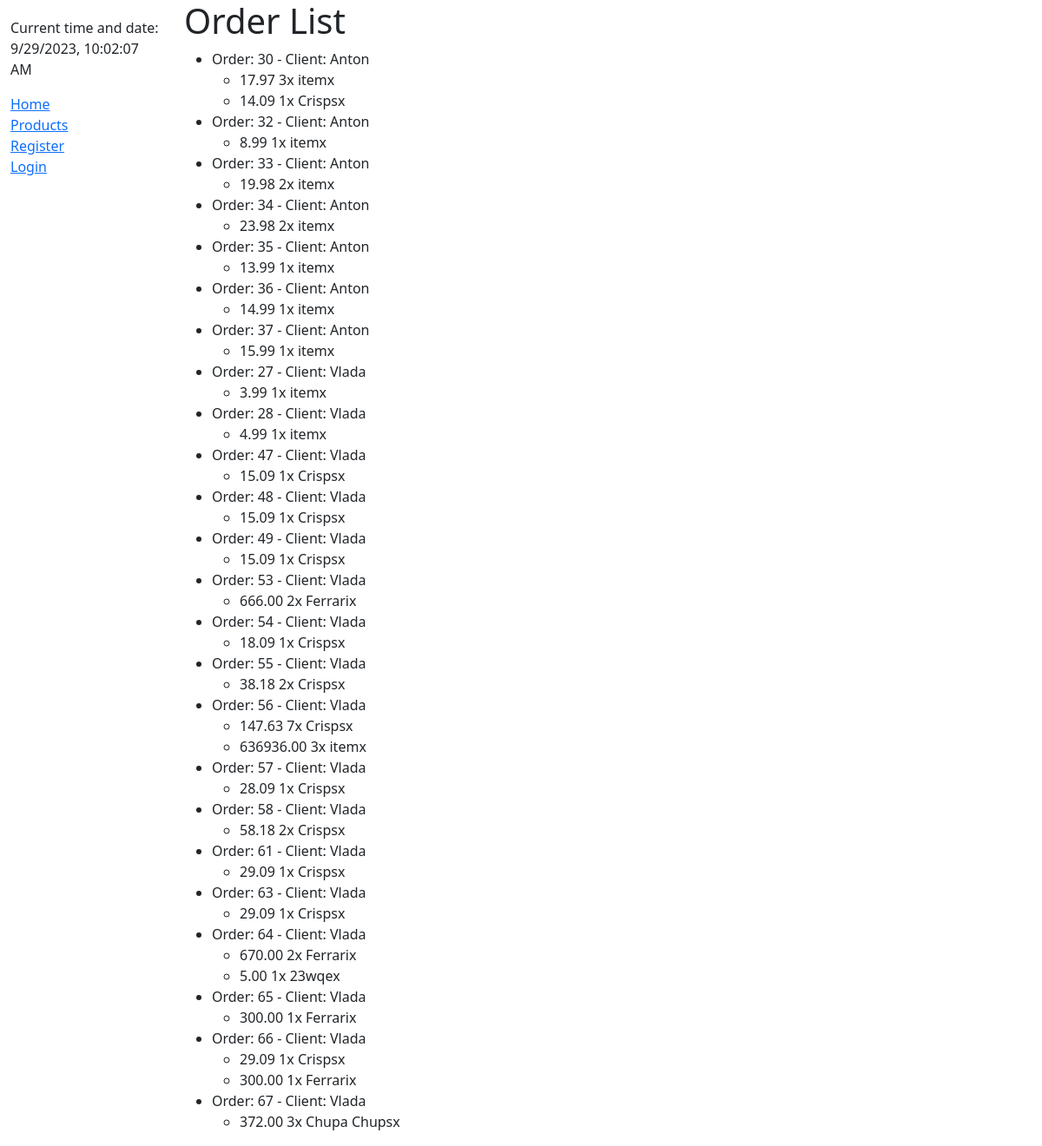
The app's page /order/orders/, older data.
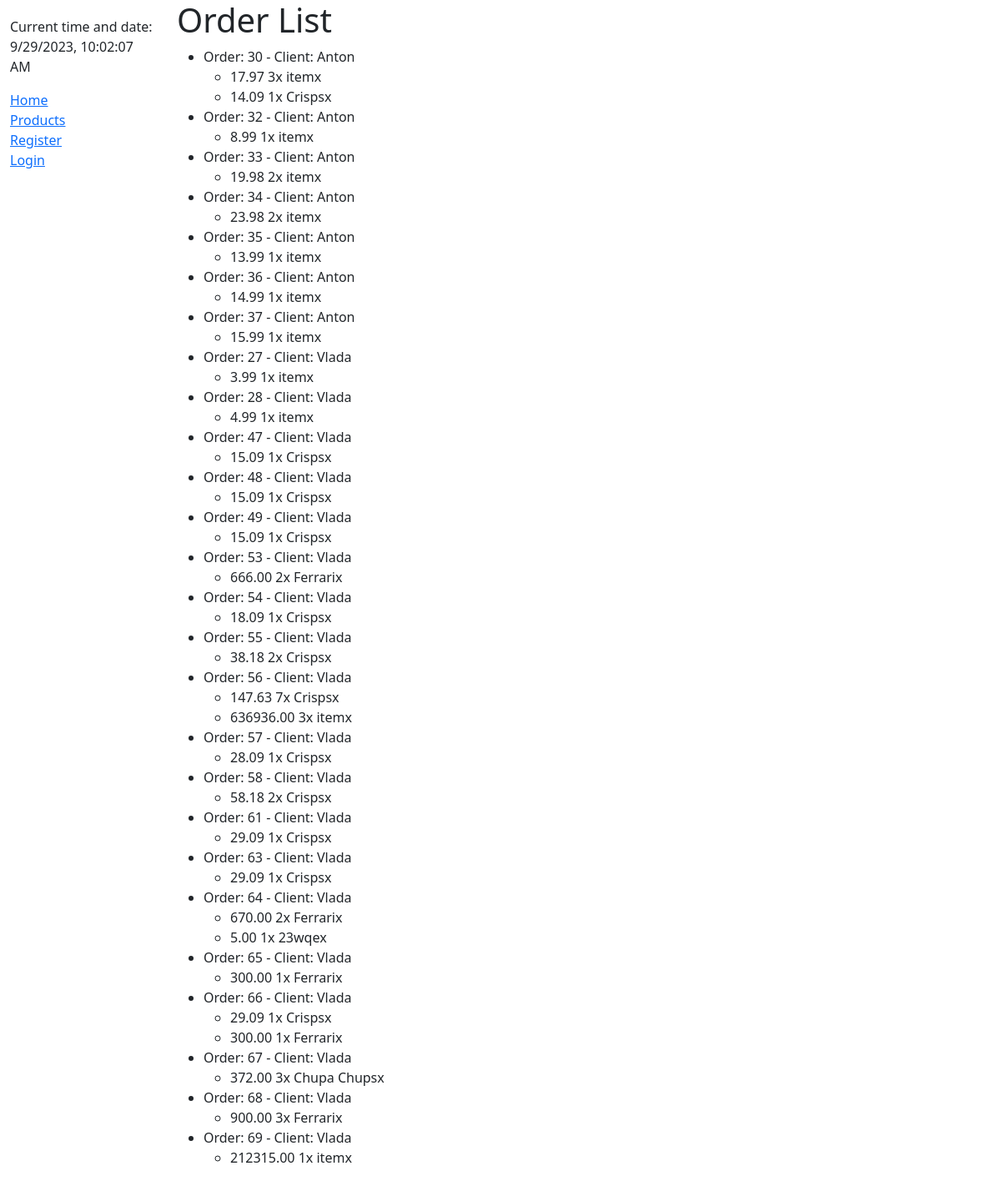
The same page, newer data.
### order/models.py (models this page shows, shortened)
class Order(models.Model):
    client = models.CharField(max_length=50, help_text='Enter name')
    created = models.DateTimeField(auto_now_add=True)

class OrderItem(models.Model):
    order = models.ForeignKey(Order, related_name='items', on_delete=models.CASCADE)
    product = models.ForeignKey(Product, related_name='order_items', on_delete=models.CASCADE)
    price = models.DecimalField(max_digits=10, decimal_places=2)
    quantity = models.PositiveIntegerField(default=1)
    def get_cost(self):
        return self.price * self.quantity

### edostavka/models.py (models this page shows, shortened)
class Product(models.Model):
    title = models.CharField(max_length=100)
    category = models.ManyToManyField(ProductCategory, help_text='Select categories for this product')
    price = models.DecimalField(max_digits=8, decimal_places=2, null=False)
    composition = models.TextField(max_length=1000, help_text='Enter a product composition')
    manufacturer = models.ForeignKey(Manufacturer, on_delete=models.SET_NULL, null=True)
    ean = models.CharField('EAN', max_length=13, unique=True,
                           help_text='13 Character <a href="https://www.eancode.nl/wat-is-een-ean-code/">EAN code</a>')

### order/views.py (the view)
# urls.py: path('orders/', views.OrderListView.as_view(), name='orders'),
class OrderListView(generic.ListView):
    model = Order
    queryset = Order.objects.order_by('client')

### cart/context_processors.py (called while the page is built)
def cart(request):
    return {'cart': Cart(request)}

### order/templates/order/order_list.html
{% extends "base.html" %}
{% block content %}
  <h1>Order List</h1>
  {% if order_list %}
    <ul>
      {% for order in order_list %}
        <li>
          Order: {{ order.id }} - Client: {{ order.client }}
          <ul>
            {% for item in order.items.all %}
              <li>
                <a>{{ item.get_cost }}</a>
                <a>{{ item.quantity }}x</a>
                <a>{{ item.product.title }}x</a>
              </li>
            {% empty %}
              <li>No products.</li>
            {% endfor %}
          </ul>
        </li>
      {% empty %}
        <li>No orders found.</li>
      {% endfor %}
    </ul>
  {% else %}
    <p>There are no orders.</p>
  {% endif %}
{% endblock %}

### edostavka/templates/base.html (shortened to what this page needs)
<!DOCTYPE html>
<html lang="en">
  <head>
    <link
      href="https://cdn.jsdelivr.net/npm/bootstrap@5.1.3/dist/css/bootstrap.min.css"
      rel="stylesheet"
 />
    {% load static %}
    <link rel="stylesheet" href="{% static 'css/styles.css' %}" />
  </head>
  <body>
    <div class="container-fluid">
      <div class="row">
        <div class="col-sm-2">
          {% block sidebar %}
            <ul class="sidebar-nav">
            <p>Current time and date: <span id="current-date-time"></span></p>
              <li><a href="{% url 'index' %}">Home</a></li>
                {% if user.is_authenticated %}
                    <li>User: {{ user.get_username }}</li>
                    <li><a href="{% url 'logout' %}?next={{ '' }}">Logout</a></li>
                {% else %}
                    <li><a href="{% url 'products' %}">Products</a></li>
                    <li><a href="{% url 'register' %}">Register</a></li>
                    <li><a href="{% url 'login' %}?next={{ '' }} ">Login</a></li>
                {% endif %}
            </ul>
          {% endblock %}
        </div>
        <div class="col-sm-10 ">{% block content %}{% endblock %}
        </div>
      </div>
    </div>
  </body>
</html>

### edostavka/static/css/styles.css (style rules this page uses)
.sidebar-nav { margin-top: 20px; padding: 0; list-style: none; }

Row changes from the older to the newer data that the page shows:
added Order: id "68", client "Vlada"
added OrderItem: get_cost "900.00", quantity "3", product "Ferrari", shown under "68"
added Order: id "69", client "Vlada"
added OrderItem: get_cost "212315.00", quantity "1", product "item", shown under "69"
